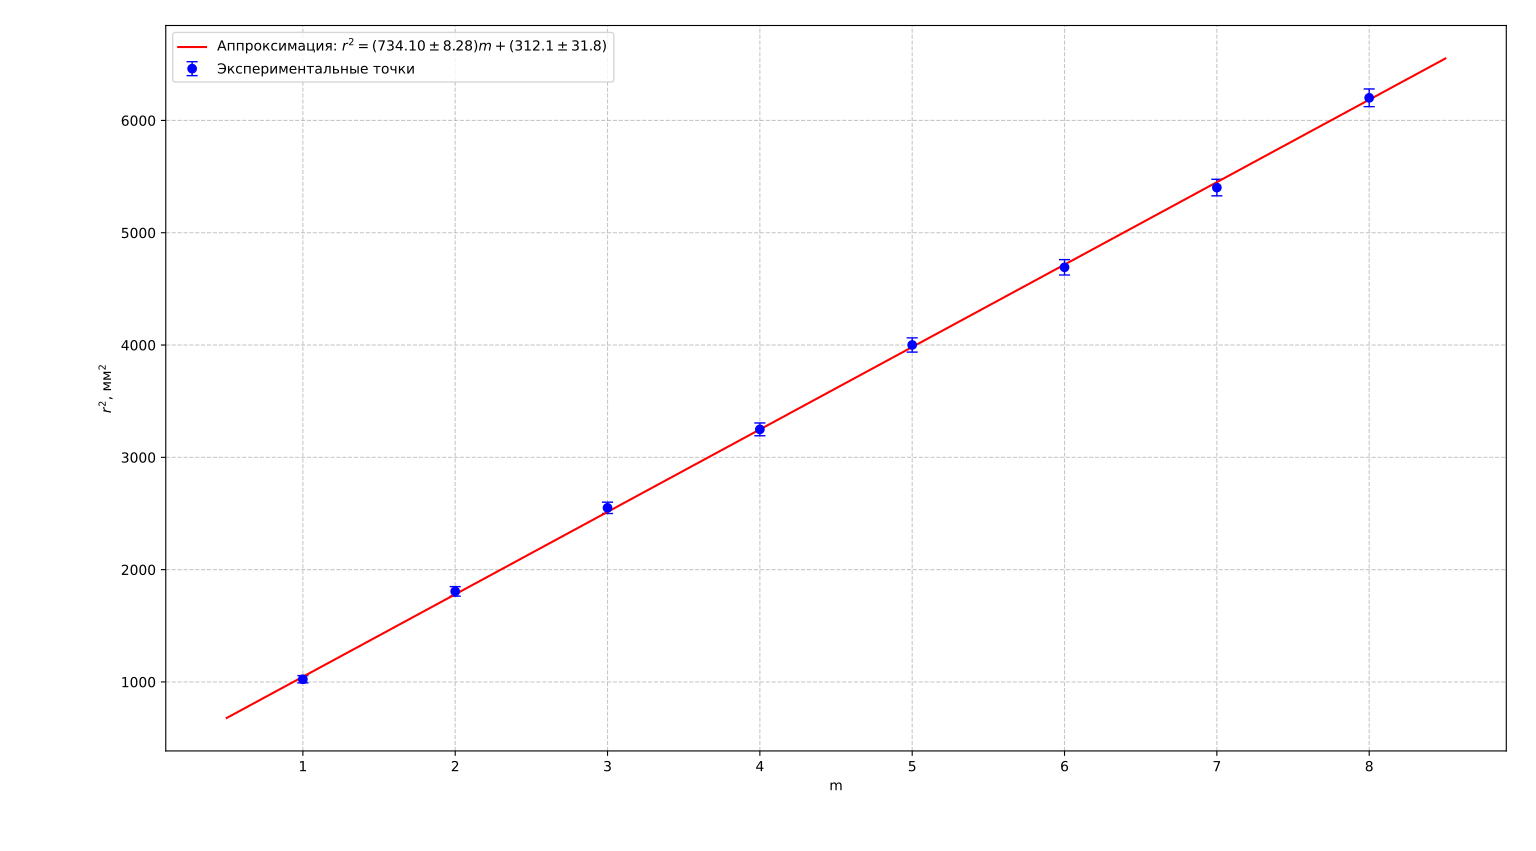

The Python source for this figure:
import numpy as np
import matplotlib.pyplot as plt
from scipy.optimize import curve_fit

# Данные
m = np.array([1, 2, 3, 4, 5, 6, 7, 8])
r2 = np.array([1024.00, 1806.25, 2550.25, 3249.00, 4000.56, 4692.25, 5402.25, 6201.56])
r2_err = np.array([32.0, 42.5, 50.5, 57.0, 63.3, 68.5, 73.5, 78.8])  # погрешности r^2

# Линейная аппроксимация с учётом погрешностей (взвешенный МНК)
def linear_func(x, a, b):
    return a * x + b

# Взвешенный fit: веса = 1/ошибка^2
weights = 1 / r2_err**2
popt, pcov = curve_fit(linear_func, m, r2, sigma=r2_err, absolute_sigma=True)
a, b = popt
a_err, b_err = np.sqrt(np.diag(pcov))

# Гладкие точки для прямой
m_fit = np.linspace(min(m)-0.5, max(m)+0.5, 100)
r2_fit = linear_func(m_fit, a, b)

# Построение
plt.figure(figsize=(8, 5))
plt.errorbar(m, r2, yerr=r2_err, fmt='o', capsize=4, capthick=1, elinewidth=1,
             label='Экспериментальные точки', color='blue', markersize=6)
plt.plot(m_fit, r2_fit, 'r-', label=f'Аппроксимация: $r^2 = ({a:.2f} \\pm {a_err:.2f}) m + ({b:.1f} \\pm {b_err:.1f})$')
plt.xlabel('m')
plt.ylabel('$r^2$, мм$^2$')
# plt.title('Зависимость $r^2$ от $m$')
plt.grid(True, linestyle='--', alpha=0.7)
plt.legend()
plt.tight_layout()
plt.show()

# Вывод коэффициентов
print(f"Коэффициент наклона a = {a:.2f} ± {a_err:.2f}")
print(f"Свободный член b = {b:.1f} ± {b_err:.1f}")
